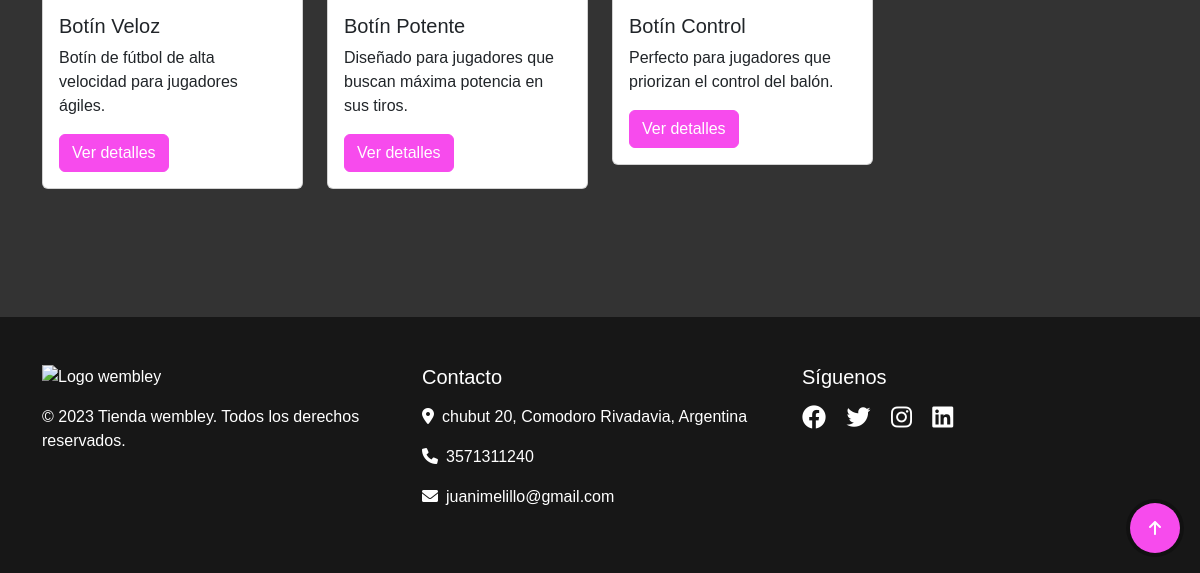
The app's page /wembley/html/pagina_principal.php (lower part), older data.
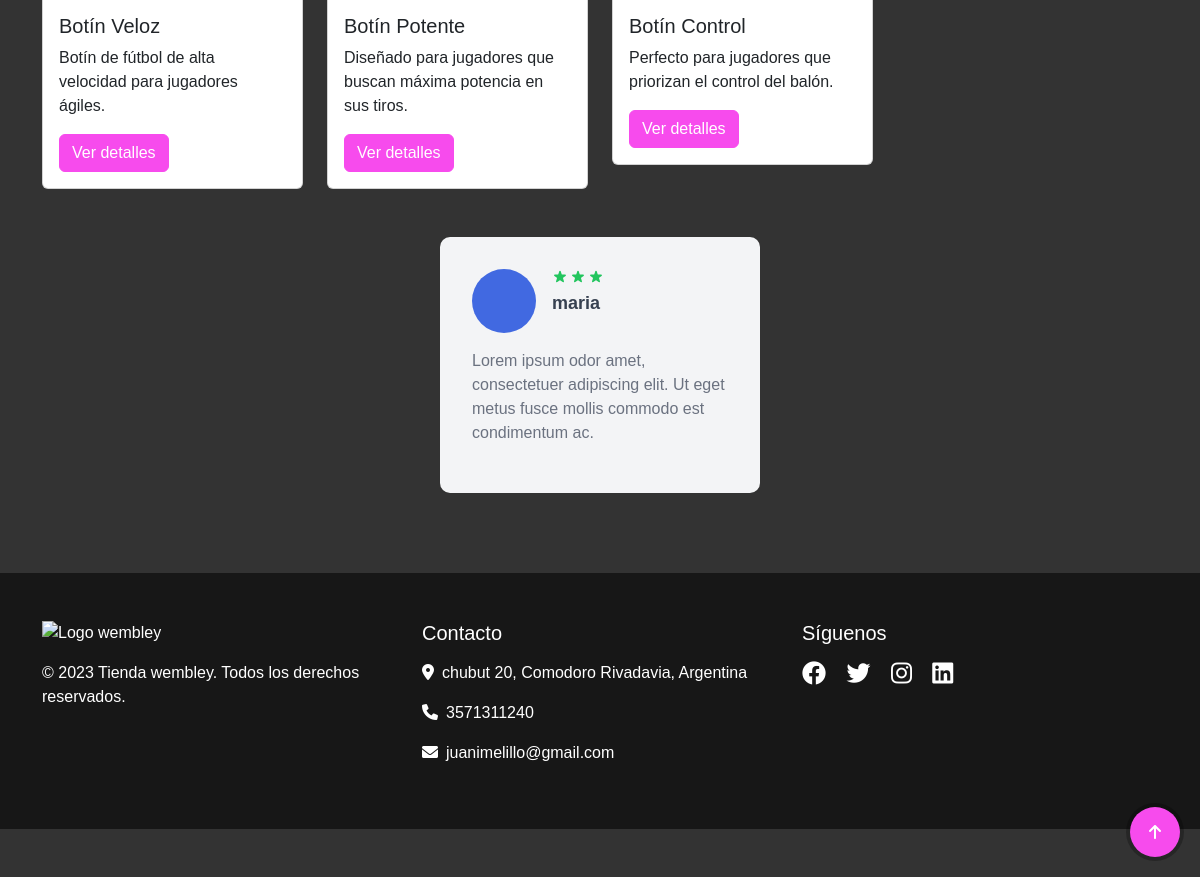
The same page, newer data.
### tables this page shows
CREATE TABLE `testimonios` (
  `id_testimonio` int(11) NOT NULL,
  `usuario_testimonio` varchar(100) NOT NULL,
  `descripcion_testimonio` varchar(255) NOT NULL,
  `estrellas_testimonio` int(2) NOT NULL
);

### wembley/html/pagina_principal.php (the view, shortened to what this page needs)
<?php
include("navbar.php");
include("../config/database.php");
$sql_testimonios = $con->prepare("SELECT * FROM testimonios");
$sql_testimonios->execute();
$testimonios = $sql_testimonios->fetchAll(PDO::FETCH_ASSOC);
?>
<!DOCTYPE html>
<html lang="es">
<head>
</head>
<body>
    <div class="container my-5">
        <section id="destacado" class="destacado">
            <div id="productCarousel" class="carousel slide" data-bs-ride="carousel">
                <div class="carousel-inner">
                    <div class="carousel-item active">
                        <div class="row">
                            <div class="col-md-3 mb-3">
                                <div class="card">
                                    <div class="card-body">
                                        <h5 class="card-title">Botín Veloz</h5>
                                        <p class="card-text">Botín de fútbol de alta velocidad para jugadores ágiles.</p>
                                        <a href="#" class="btn btn-primary">Ver detalles</a>
                                    </div>
                                </div>
                            </div>
                            <div class="col-md-3 mb-3">
                                <div class="card">
                                    <div class="card-body">
                                        <h5 class="card-title">Botín Potente</h5>
                                        <p class="card-text">Diseñado para jugadores que buscan máxima potencia en sus tiros.</p>
                                        <a href="#" class="btn btn-primary">Ver detalles</a>
                                    </div>
                                </div>
                            </div>
                            <div class="col-md-3 mb-3">
                                <div class="card">
                                    <div class="card-body">
                                        <h5 class="card-title">Botín Control</h5>
                                        <p class="card-text">Perfecto para jugadores que priorizan el control del balón.</p>
                                        <a href="#" class="btn btn-primary">Ver detalles</a>
                                    </div>
                                </div>
                            </div>
                        </div>
                    </div>
                </div>
                <button class="carousel-control-prev" type="button" data-bs-target="#productCarousel" data-bs-slide="prev">
                </button>
                <button class="carousel-control-next" type="button" data-bs-target="#productCarousel" data-bs-slide="next">
                </button>
            </div>
        </section>
        <section id="testimonio" class="testimonios">
            <div id="productCarousel" class="carousel slide" data-bs-ride="carousel" data-bs-interval="2000" data-bs-wrap="true">
                <div class="carousel-inner">
                    <?php
                    $sql_testimonios = $con->prepare("SELECT * FROM testimonios");
                    $sql_testimonios->execute();
                    $testimonios = $sql_testimonios->fetchAll(PDO::FETCH_ASSOC);
                    $isActive = true;
                    foreach ($testimonios as $testimonio) {
                        $usuario = $testimonio['usuario_testimonio'];
                        $descripcion = $testimonio['descripcion_testimonio'];
                    ?>
                        <div class="carousel-item <?php if ($isActive) {
                                                        $isActive = false;
                                                    } ?>">
                            <div class="row">
                                <div class="col-md-2">
                                    <div class="testimonio_card">
                                        <div class="header_testimonio_card">
                                            <div class="image_testimonio_card"></div>
                                            <div>
                                                <div class="stars_testimonio_card">
                                                </div>
                                                <p class="name_testimonio_card"><?php echo htmlspecialchars($usuario); ?></p>
                                            </div>
                                        </div>
                                        <p class="message_testimonio_card">
                                            <?php echo htmlspecialchars($descripcion); ?>
                                        </p>
                                    </div>
                                </div>
                            </div>
                        </div>
                    <?php } ?>
                </div>
            </div>
        </section>
    </div>
    <button class="button" onclick="scrollToTop()">
        <svg class="svgIcon" viewBox="0 0 384 512">
            <path
                d="M214.6 41.4c-12.5-12.5-32.8-12.5-45.3 0l-160 160c-12.5 12.5-12.5 32.8 0 45.3s32.8 12.5 45.3 0L160 141.2V448c0 17.7 14.3 32 32 32s32-14.3 32-32V141.2L329.4 246.6c12.5 12.5 32.8 12.5 45.3 0s12.5-32.8 0-45.3l-160-160z"></path>
        </svg>
    </button>
    <?php include("footer.php") ?>
</body>
</html>

### wembley/html/navbar.php (shortened to what this page needs)
<head>
    <link href="https://cdn.jsdelivr.net/npm/bootstrap@5.3.0/dist/css/bootstrap.min.css" rel="stylesheet">
    <link rel="stylesheet" href="../style/style.css">
    <link rel="stylesheet" href="https://cdnjs.cloudflare.com/ajax/libs/font-awesome/6.0.0-beta3/css/all.min.css">
</head>

### wembley/html/footer.php
<footer class="bg-primary text-white py-5 mt-5">
    <div class="container">
        <div class="row">
            <div class="col-md-4 mb-4 mb-md-0">
                <img src="../imagen/logo.png" alt="Logo wembley" class="footer-logo mb-3">
                <p>&copy; 2023 Tienda wembley. Todos los derechos reservados.</p>
            </div>
            <div class="col-md-4 mb-4 mb-md-0">
                <h5 class="mb-3">Contacto</h5>
                <p><i class="fas fa-map-marker-alt me-2"></i>chubut 20, Comodoro Rivadavia, Argentina</p>
                <p><i class="fas fa-phone me-2"></i>3571311240</p>
                <p><i class="fas fa-envelope me-2"></i>juanimelillo@gmail.com</p>
            </div>
            <div class="col-md-4">
                <h5 class="mb-3">Síguenos</h5>
                <div class="social-icons">
                    <a href="#" target="_blank" aria-label="Facebook"><i class="fab fa-facebook"></i></a>
                    <a href="#" target="_blank" aria-label="Twitter"><i class="fab fa-twitter"></i></a>
                    <a href="#" target="_blank" aria-label="Instagram"><i class="fab fa-instagram"></i></a>
                    <a href="#" target="_blank" aria-label="LinkedIn"><i class="fab fa-linkedin"></i></a>
                </div>
            </div>
        </div>
    </div>
</footer>

### wembley/style/style.css (style rules this page uses)
:root { --color-primary: #00F1FE; --color-secondary: #F74BED; --color-therd: #722682; --color-light: #FFFFFF; --color-gray-dark: #585856; --color-dark: #171717; }
body { background: linear-gradient(rgba(0 0 0 / .8),rgba(0 0 0 / .8)), url(../imagen/header.jpg); background-size: cover; background-position: center center; position: relative; overflow-x: hidden; font-family: 'Poppins', sans-serif; }
h1, h2, h3, h4, h5, h6 { color: var(--color-light); }
.bg-primary { background-color: var(--color-dark) !important; }
.btn-primary { background-color: var(--color-secondary); border-color: var(--color-secondary); }
.footer-logo { max-width: 200px; height: auto; }
.social-icons a { color: var(--color-light); font-size: 1.5rem; margin-right: 1rem; }
html { scroll-behavior: smooth; }
.carousel-control-prev, .carousel-control-next { width: 5%; }
.button { width: 50px; height: 50px; border-radius: 50%; background-color: var(--color-secondary); border: none; font-weight: 600; display: flex; align-items: center; justify-content: center; box-shadow: 0px 0px 0px 4px rgba(0, 0, 0, 0.253); cursor: pointer; transition-duration: 0.3s; overflow: hidden; position: fixed; bottom: 20px; right: 20px; }
.svgIcon { width: 12px; transition-duration: 0.3s; }
.button::before { position: absolute; bottom: -20px; content: "Volver al inicio"; color: white; font-size: 0px; }
.testimonios { display: flex; justify-content: center; padding: 2rem; }
.carousel { display: flex; overflow-x: auto; scroll-behavior: smooth; gap: 1rem; }
.testimonio_card { background-color: rgba(243, 244, 246, 1); padding: 2rem; width: 320px; border-radius: 10px; box-shadow: 0 20px 30px -20px rgba(5, 5, 5, 0.24); flex: 0 0 auto; }
.header_testimonio_card { display: flex; align-items: center; gap: 1rem; }
.header_testimonio_card .image_testimonio_card { height: 4rem; width: 4rem; border-radius: 9999px; background-color: royalblue; }
.stars_testimonio_card { display: flex; justify-content: center; gap: 0.125rem; color: rgba(34, 197, 94, 1); }
.stars_testimonio_card svg { height: 1rem; width: 1rem; }
.name_testimonio_card { margin-top: 0.25rem; font-size: 1.125rem; line-height: 1.75rem; font-weight: 600; color: rgba(55, 65, 81, 1); }
.message_testimonio_card { margin-top: 1rem; color: rgba(107, 114, 128, 1); }

Row changes from the older to the newer data that the page shows:
added testimonios: estrellas_testimonio 3 (drawn), usuario_testimonio "maria", descripcion_testimonio "Lorem ipsum odor amet, consectetuer adipiscing elit. Ut eget metus fusce mollis commodo est condimentum ac."
